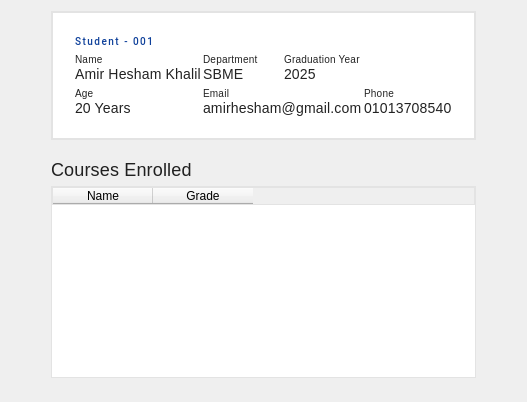
      <widget class="QWidget" name="P11_Student_View">
       <layout class="QHBoxLayout" name="horizontalLayout_47">
        <item>
         <spacer name="horizontalSpacer_89">
          <property name="orientation">
           <enum>Qt::Horizontal</enum>
          </property>
          <property name="sizeType">
           <enum>QSizePolicy::Preferred</enum>
          </property>
          <property name="sizeHint" stdset="0">
           <size>
            <width>40</width>
            <height>20</height>
           </size>
          </property>
         </spacer>
        </item>
        <item>
         <layout class="QVBoxLayout" name="verticalLayout_63">
          <item>
           <widget class="QWidget" name="card1_17" native="true">
            <property name="sizePolicy">
             <sizepolicy hsizetype="Expanding" vsizetype="Fixed">
              <horstretch>0</horstretch>
              <verstretch>0</verstretch>
             </sizepolicy>
            </property>
            <property name="minimumSize">
             <size>
              <width>0</width>
              <height>0</height>
             </size>
            </property>
            <property name="maximumSize">
             <size>
              <width>16777215</width>
              <height>500</height>
             </size>
            </property>
            <property name="styleSheet">
             <string notr="true">background-color: #fff;
border: 2px solid rgb(227, 227, 227);
padding: 0;</string>
            </property>
            <layout class="QGridLayout" name="gridLayout_3">
             <property name="leftMargin">
              <number>24</number>
             </property>
             <property name="topMargin">
              <number>24</number>
             </property>
             <property name="rightMargin">
              <number>24</number>
             </property>
             <property name="bottomMargin">
              <number>24</number>
             </property>
             <property name="horizontalSpacing">
              <number>2</number>
             </property>
             <property name="verticalSpacing">
              <number>5</number>
             </property>
             <item row="0" column="0">
              <widget class="QLabel" name="stnt_code_lbl_4">
               <property name="sizePolicy">
                <sizepolicy hsizetype="Preferred" vsizetype="Fixed">
                 <horstretch>0</horstretch>
                 <verstretch>0</verstretch>
                </sizepolicy>
               </property>
               <property name="font">
                <font>
                 <family>Roboto</family>
                 <pointsize>-1</pointsize>
                 <italic>false</italic>
                 <bold>false</bold>
                </font>
               </property>
               <property name="styleSheet">
                <string notr="true">font-family: 'Roboto';
font-style: normal;
font-weight: 500;
font-size: 10px;
line-height: 16px;
/* identical to box height, or 160% */
border: 0;
letter-spacing: 1.5px;
text-transform: uppercase;

/* 00. On Surface / High Emphasis */

color: #0E409A;
</string>
               </property>
               <property name="text">
                <string>Student - 001</string>
               </property>
               <property name="scaledContents">
                <bool>false</bool>
               </property>
               <property name="wordWrap">
                <bool>true</bool>
               </property>
              </widget>
             </item>
             <item row="1" column="0">
              <layout class="QVBoxLayout" name="verticalLayout_65">
               <item>
                <widget class="QLabel" name="label_167">
                 <property name="styleSheet">
                  <string notr="true">/* Body 2 */
border: 0;
font-family: 'Roboto';
font-style: normal;
font-weight: 300;
font-size: 10px;
line-height: 20px;
/* identical to box height, or 143% */

letter-spacing: 0.25px;
text-align: center;

/* 00. On Surface / High Emphasis */

color: rgba(0, 0, 0, 0.87);</string>
                 </property>
                 <property name="text">
                  <string>Name</string>
                 </property>
                 <property name="scaledContents">
                  <bool>false</bool>
                 </property>
                 <property name="alignment">
                  <set>Qt::AlignLeading|Qt::AlignLeft|Qt::AlignVCenter</set>
                 </property>
                 <property name="wordWrap">
                  <bool>true</bool>
                 </property>
                </widget>
               </item>
               <item>
                <widget class="QLabel" name="lbl_stud_name">
                 <property name="sizePolicy">
                  <sizepolicy hsizetype="Preferred" vsizetype="Fixed">
                   <horstretch>0</horstretch>
                   <verstretch>0</verstretch>
                  </sizepolicy>
                 </property>
                 <property name="styleSheet">
                  <string notr="true">font-style: normal;
font-weight: 400;
font-size: 14px;
line-height: 24px;
/* identical to box height, or 100% */

letter-spacing: 0.18px;
border: 0;
/* 00. On Surface / High Emphasis */

color: rgba(0, 0, 0, 0.87);</string>
                 </property>
                 <property name="text">
                  <string>Amir Hesham Khalil</string>
                 </property>
                </widget>
               </item>
              </layout>
             </item>
             <item row="1" column="1">
              <layout class="QVBoxLayout" name="verticalLayout_67">
               <item>
                <widget class="QLabel" name="label_171">
                 <property name="styleSheet">
                  <string notr="true">/* Body 2 */
border: 0;
font-family: 'Roboto';
font-style: normal;
font-weight: 300;
font-size: 10px;
line-height: 20px;
/* identical to box height, or 143% */

letter-spacing: 0.25px;
text-align: center;

/* 00. On Surface / High Emphasis */

color: rgba(0, 0, 0, 0.87);</string>
                 </property>
                 <property name="text">
                  <string>Department</string>
                 </property>
                 <property name="scaledContents">
                  <bool>false</bool>
                 </property>
                 <property name="alignment">
                  <set>Qt::AlignLeading|Qt::AlignLeft|Qt::AlignVCenter</set>
                 </property>
                 <property name="wordWrap">
                  <bool>true</bool>
                 </property>
                </widget>
               </item>
               <item>
                <widget class="QLabel" name="lbl_stud_department">
                 <property name="sizePolicy">
                  <sizepolicy hsizetype="Preferred" vsizetype="Fixed">
                   <horstretch>0</horstretch>
                   <verstretch>0</verstretch>
                  </sizepolicy>
                 </property>
                 <property name="styleSheet">
                  <string notr="true">font-style: normal;
font-weight: 400;
font-size: 14px;
line-height: 24px;
/* identical to box height, or 100% */

letter-spacing: 0.18px;
border: 0;
/* 00. On Surface / High Emphasis */

color: rgba(0, 0, 0, 0.87);</string>
                 </property>
                 <property name="text">
                  <string>SBME</string>
                 </property>
                </widget>
               </item>
              </layout>
             </item>
             <item row="1" column="2" colspan="2">
              <layout class="QVBoxLayout" name="verticalLayout_68">
               <item>
                <widget class="QLabel" name="label_172">
                 <property name="styleSheet">
                  <string notr="true">/* Body 2 */
border: 0;
font-family: 'Roboto';
font-style: normal;
font-weight: 300;
font-size: 10px;
line-height: 20px;
/* identical to box height, or 143% */

letter-spacing: 0.25px;
text-align: center;

/* 00. On Surface / High Emphasis */

color: rgba(0, 0, 0, 0.87);</string>
                 </property>
                 <property name="text">
                  <string>Graduation Year</string>
                 </property>
                 <property name="scaledContents">
                  <bool>false</bool>
                 </property>
                 <property name="alignment">
                  <set>Qt::AlignLeading|Qt::AlignLeft|Qt::AlignVCenter</set>
                 </property>
                 <property name="wordWrap">
                  <bool>true</bool>
                 </property>
                </widget>
               </item>
               <item>
                <widget class="QLabel" name="lbl_stud_grad">
                 <property name="sizePolicy">
                  <sizepolicy hsizetype="Preferred" vsizetype="Fixed">
                   <horstretch>0</horstretch>
                   <verstretch>0</verstretch>
                  </sizepolicy>
                 </property>
                 <property name="styleSheet">
                  <string notr="true">font-style: normal;
font-weight: 400;
font-size: 14px;
line-height: 24px;
/* identical to box height, or 100% */

letter-spacing: 0.18px;
border: 0;
/* 00. On Surface / High Emphasis */

color: rgba(0, 0, 0, 0.87);</string>
                 </property>
                 <property name="text">
                  <string>2025</string>
                 </property>
                </widget>
               </item>
              </layout>
             </item>
             <item row="2" column="0">
              <layout class="QVBoxLayout" name="verticalLayout_69">
               <item>
                <widget class="QLabel" name="label_173">
                 <property name="styleSheet">
                  <string notr="true">/* Body 2 */
border: 0;
font-family: 'Roboto';
font-style: normal;
font-weight: 300;
font-size: 10px;
line-height: 20px;
/* identical to box height, or 143% */

letter-spacing: 0.25px;
text-align: center;

/* 00. On Surface / High Emphasis */

color: rgba(0, 0, 0, 0.87);</string>
                 </property>
                 <property name="text">
                  <string>Age</string>
                 </property>
                 <property name="scaledContents">
                  <bool>false</bool>
                 </property>
                 <property name="alignment">
                  <set>Qt::AlignLeading|Qt::AlignLeft|Qt::AlignVCenter</set>
                 </property>
                 <property name="wordWrap">
                  <bool>true</bool>
                 </property>
                </widget>
               </item>
               <item>
                <widget class="QLabel" name="lbl_stud_age">
                 <property name="sizePolicy">
                  <sizepolicy hsizetype="Preferred" vsizetype="Fixed">
                   <horstretch>0</horstretch>
                   <verstretch>0</verstretch>
                  </sizepolicy>
                 </property>
                 <property name="styleSheet">
                  <string notr="true">font-style: normal;
font-weight: 400;
font-size: 14px;
line-height: 24px;
/* identical to box height, or 100% */

letter-spacing: 0.18px;
border: 0;
/* 00. On Surface / High Emphasis */

color: rgba(0, 0, 0, 0.87);</string>
                 </property>
                 <property name="text">
                  <string>20 Years</string>
                 </property>
                </widget>
               </item>
              </layout>
             </item>
             <item row="2" column="1" colspan="2">
              <layout class="QVBoxLayout" name="verticalLayout_70">
               <item>
                <widget class="QLabel" name="label_174">
                 <property name="styleSheet">
                  <string notr="true">/* Body 2 */
border: 0;
font-family: 'Roboto';
font-style: normal;
font-weight: 300;
font-size: 10px;
line-height: 20px;
/* identical to box height, or 143% */

letter-spacing: 0.25px;
text-align: center;

/* 00. On Surface / High Emphasis */

color: rgba(0, 0, 0, 0.87);</string>
                 </property>
                 <property name="text">
                  <string>Email</string>
                 </property>
                 <property name="scaledContents">
                  <bool>false</bool>
                 </property>
                 <property name="alignment">
                  <set>Qt::AlignLeading|Qt::AlignLeft|Qt::AlignVCenter</set>
                 </property>
                 <property name="wordWrap">
                  <bool>true</bool>
                 </property>
                </widget>
               </item>
               <item>
                <widget class="QLabel" name="lbl_stud_email">
                 <property name="sizePolicy">
                  <sizepolicy hsizetype="Preferred" vsizetype="Fixed">
                   <horstretch>0</horstretch>
                   <verstretch>0</verstretch>
                  </sizepolicy>
                 </property>
                 <property name="styleSheet">
                  <string notr="true">font-style: normal;
font-weight: 400;
font-size: 14px;
line-height: 24px;
/* identical to box height, or 100% */

letter-spacing: 0.18px;
border: 0;
/* 00. On Surface / High Emphasis */

color: rgba(0, 0, 0, 0.87);</string>
                 </property>
                 <property name="text">
                  <string>amirhesham@gmail.com</string>
                 </property>
                </widget>
               </item>
              </layout>
             </item>
             <item row="2" column="3">
              <layout class="QVBoxLayout" name="verticalLayout_71">
               <item>
                <widget class="QLabel" name="label_175">
                 <property name="styleSheet">
                  <string notr="true">/* Body 2 */
border: 0;
font-family: 'Roboto';
font-style: normal;
font-weight: 300;
font-size: 10px;
line-height: 20px;
/* identical to box height, or 143% */

letter-spacing: 0.25px;
text-align: center;

/* 00. On Surface / High Emphasis */

color: rgba(0, 0, 0, 0.87);</string>
                 </property>
                 <property name="text">
                  <string>Phone</string>
                 </property>
                 <property name="scaledContents">
                  <bool>false</bool>
                 </property>
                 <property name="alignment">
                  <set>Qt::AlignLeading|Qt::AlignLeft|Qt::AlignVCenter</set>
                 </property>
                 <property name="wordWrap">
                  <bool>true</bool>
                 </property>
                </widget>
               </item>
               <item>
                <widget class="QLabel" name="lbl_stud_phone">
                 <property name="sizePolicy">
                  <sizepolicy hsizetype="Preferred" vsizetype="Fixed">
                   <horstretch>0</horstretch>
                   <verstretch>0</verstretch>
                  </sizepolicy>
                 </property>
                 <property name="styleSheet">
                  <string notr="true">font-style: normal;
font-weight: 400;
font-size: 14px;
line-height: 24px;
/* identical to box height, or 100% */

letter-spacing: 0.18px;
border: 0;
/* 00. On Surface / High Emphasis */

color: rgba(0, 0, 0, 0.87);</string>
                 </property>
                 <property name="text">
                  <string>01013708540</string>
                 </property>
                </widget>
               </item>
              </layout>
             </item>
            </layout>
           </widget>
          </item>
          <item>
           <spacer name="verticalSpacer_87">
            <property name="orientation">
             <enum>Qt::Vertical</enum>
            </property>
            <property name="sizeType">
             <enum>QSizePolicy::Fixed</enum>
            </property>
            <property name="sizeHint" stdset="0">
             <size>
              <width>20</width>
              <height>13</height>
             </size>
            </property>
           </spacer>
          </item>
          <item>
           <widget class="QLabel" name="nm_lbl_admn_2">
            <property name="sizePolicy">
             <sizepolicy hsizetype="Preferred" vsizetype="Fixed">
              <horstretch>0</horstretch>
              <verstretch>0</verstretch>
             </sizepolicy>
            </property>
            <property name="styleSheet">
             <string notr="true">font-style: normal;
font-weight: 400;
font-size: 18px;
line-height: 24px;
/* identical to box height, or 100% */

letter-spacing: 0.18px;
border: 0;
/* 00. On Surface / High Emphasis */

color: rgba(0, 0, 0, 0.87);</string>
            </property>
            <property name="text">
             <string>Courses Enrolled</string>
            </property>
           </widget>
          </item>
          <item>
           <layout class="QHBoxLayout" name="horizontalLayout_46">
            <item>
             <layout class="QVBoxLayout" name="verticalLayout_64">
              <item>
               <widget class="QTableWidget" name="tbl_stud_courses">
                <property name="enabled">
                 <bool>true</bool>
                </property>
                <property name="styleSheet">
                 <string notr="true">color: black;
border: 1px solid rgb(227, 227, 227);</string>
                </property>
                <property name="frameShape">
                 <enum>QFrame::VLine</enum>
                </property>
                <property name="selectionMode">
                 <enum>QAbstractItemView::SingleSelection</enum>
                </property>
                <property name="showGrid">
                 <bool>true</bool>
                </property>
                <property name="gridStyle">
                 <enum>Qt::NoPen</enum>
                </property>
                <property name="sortingEnabled">
                 <bool>false</bool>
                </property>
                <property name="cornerButtonEnabled">
                 <bool>true</bool>
                </property>
                <column>
                 <property name="text">
                  <string>Name</string>
                 </property>
                </column>
                <column>
                 <property name="text">
                  <string>Grade</string>
                 </property>
                </column>
               </widget>
              </item>
             </layout>
            </item>
            <item>
             <layout class="QVBoxLayout" name="verticalLayout_161"/>
            </item>
           </layout>
          </item>
          <item>
           <spacer name="verticalSpacer_88">
            <property name="orientation">
             <enum>Qt::Vertical</enum>
            </property>
            <property name="sizeType">
             <enum>QSizePolicy::Fixed</enum>
            </property>
            <property name="sizeHint" stdset="0">
             <size>
              <width>17</width>
              <height>13</height>
             </size>
            </property>
           </spacer>
          </item>
         </layout>
        </item>
        <item>
         <spacer name="horizontalSpacer_86">
          <property name="orientation">
           <enum>Qt::Horizontal</enum>
          </property>
          <property name="sizeType">
           <enum>QSizePolicy::Preferred</enum>
          </property>
          <property name="sizeHint" stdset="0">
           <size>
            <width>40</width>
            <height>20</height>
           </size>
          </property>
         </spacer>
        </item>
       </layout>
      </widget>
